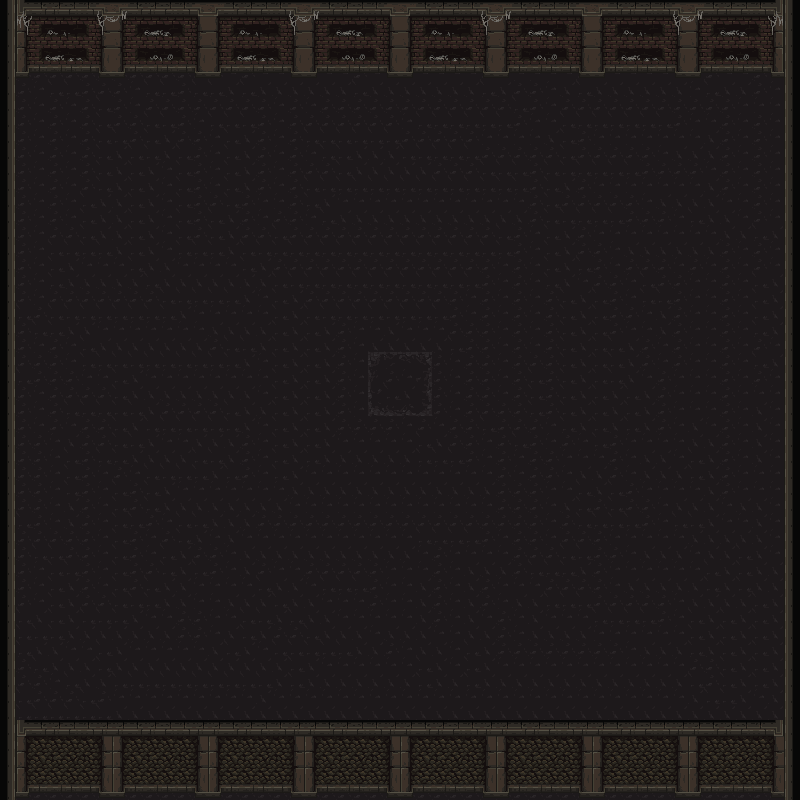

The image is a tile-based game level rendered from a .tmx file. Its description and source (layers, tilesets, objects; grid data summarised) follow:
An orthogonal 50x50 tile map with 16x16 px tiles, 2 tile layers (Ground, Walls).

<map version="1.4" tiledversion="1.4.3" orientation="orthogonal" renderorder="right-down" width="50" height="50" tilewidth="16" tileheight="16" infinite="0" nextlayerid="3" nextobjectid="1">
 <tileset firstgid="1" source="TiledSet.tsx" />
 <layer id="2" name="Ground" width="50" height="50" locked="1">
  <data>[2500 cells, 2018 non-empty, 17 distinct tile ids]</data>
 </layer>
 <layer id="1" name="Walls" width="50" height="50" locked="1">
  <data>[2500 cells, 580 non-empty, 102 distinct tile ids]</data>
 </layer>
</map>
